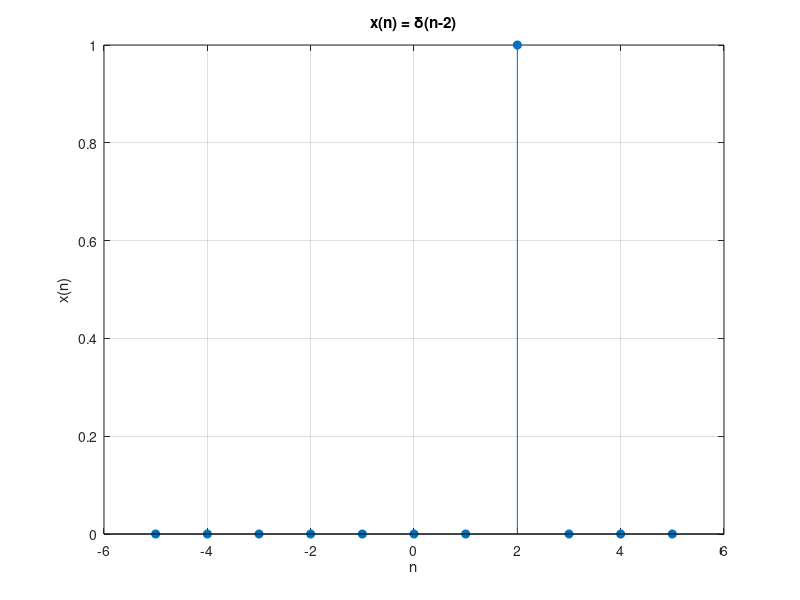

Write MATLAB code to recreate this figure. (Note: this script raises an error after producing the figure.)
% Define the range of n
n = -5:5;          % from -5 to 5 (you can adjust)

% Define delta function
x = (n == 2);      % δ(n-2) --> 1 only when n=2, otherwise 0

% Plot
stem(n, x, 'filled');
xlabel('n');
ylabel('x(n)');
title('x(n) = \delta(n-2)');
grid on;


hold on;
xline(0,'r');
yline(0,'r');
hold off;